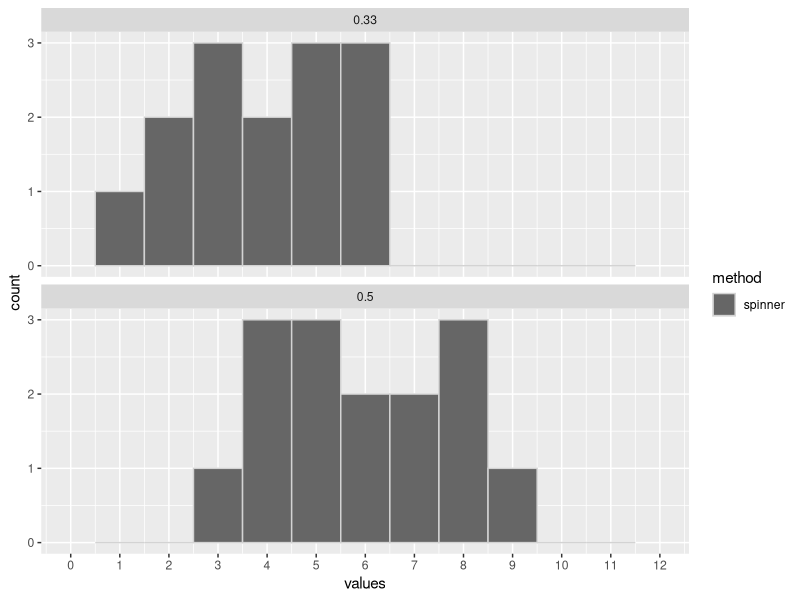
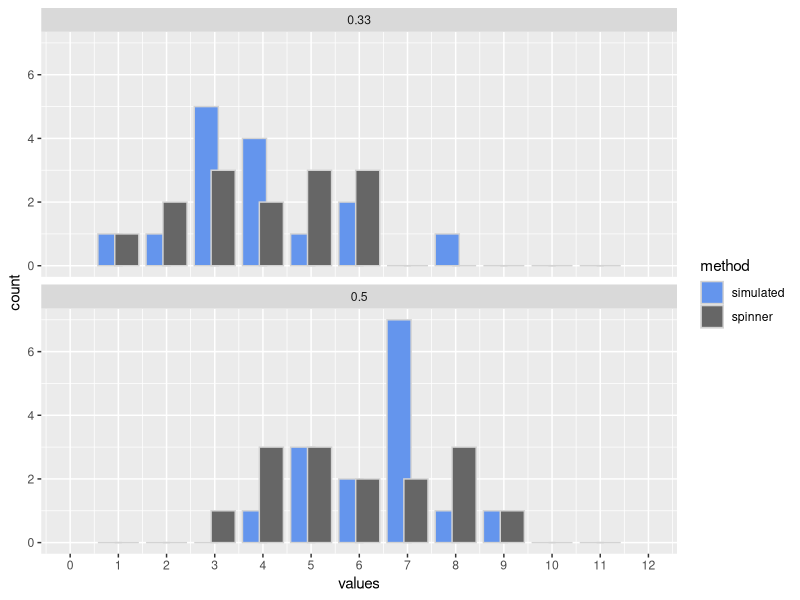
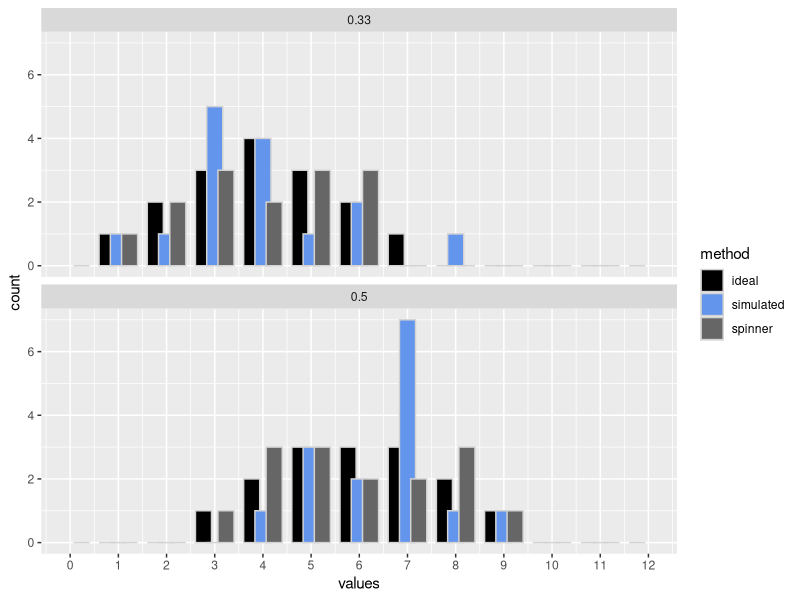
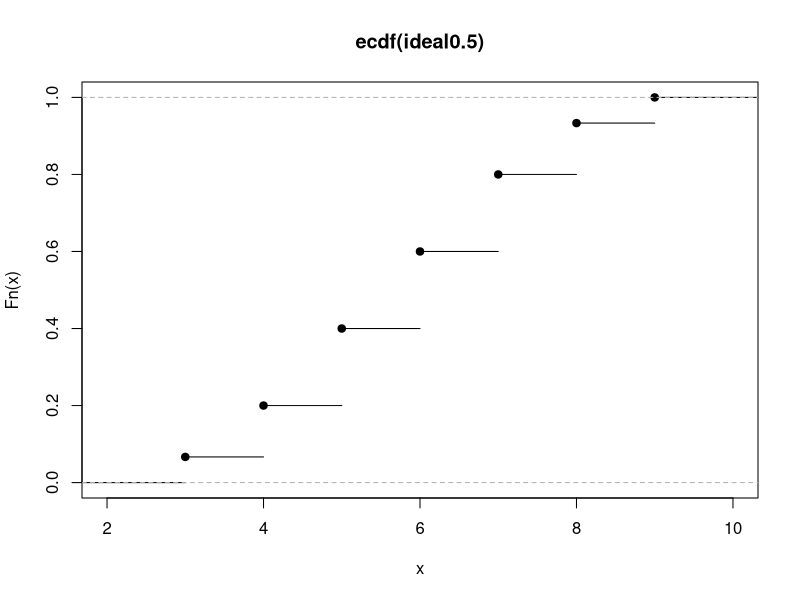

R code for these plots, in order:
## ---- chunk 1
knitr::opts_chunk$set(echo = TRUE)
library(ggplot2)
## ---- chunk 2
# record all observations for the 2-sided spinner
spinner2 <- c(8, 8, 4, 5, 9, 5, 5, 6, 7, 8, 6, 7, 4, 4, 3)

# record all observations for the 3-sided spinner
spinner3 <- c(3, 5, 6, 3, 1, 6, 2, 5, 6, 2, 4, 5, 3, 4)

# arrange the data in a data.frame (long format)
bino_data <- data.frame("method" = "spinner",
                        "theoretical_probability" = c( rep(0.5, length(spinner2) ),
                                                       rep(0.33, length(spinner3) ) ),
                        "values" = c(spinner2, spinner3))

# plot the frequencies
ggplot(data = bino_data,
       mapping = aes(x = values,
                     fill = method)) +
  geom_histogram(position = position_dodge(0.7),
                 breaks = seq(from = -0.5, to = 12.5, by = 1),
                 col = "lightgrey") +
  scale_fill_manual(values = "grey40") +
  scale_x_continuous(breaks = 0:12,
                     labels = 0:12,
                     limits = c(0,12)) +
  facet_wrap(~theoretical_probability,
             ncol = 1)
## ---- chunk 3
# simulate performing 15 observations of the number of successes in 12 trials if the probability of success = 0.5
simulated0.5 <- rbinom(n = 15,
                       size = 12,
                       prob = 0.5)
simulated0.5

# simulate performing 15 observations of the number of successes in 12 trials if the probability of success = 1/3
simulated0.33 <- rbinom(n = 15,
                        size = 12,
                        prob = 1/3)
simulated0.33

# add to bino_data
new_bino_data <- data.frame("method" = "simulated",
                            "theoretical_probability" = c( rep(0.5, length(simulated0.5) ),
                                                           rep(0.33, length(simulated0.33) ) ),
                            "values" = c( simulated0.5, simulated0.33 ))

bino_data <- rbind(bino_data, new_bino_data)

# plot all frequencies
ggplot(data = bino_data,
       mapping = aes(x = values,
                     fill = method)) +
  geom_histogram(position = position_dodge(0.7),
                 breaks = seq(from = -0.5, to = 12.5, by = 1),
                 col = "lightgrey") +
  scale_fill_manual(values = c("cornflowerblue", "grey40")) +
  scale_x_continuous(breaks = 0:12,
                     labels = 0:12,
                     limits = c(0,12)) +
  facet_wrap(~theoretical_probability,
             ncol = 1)
## ---- chunk 4
# simulate an ideal binomial distribution of the number of successes in 12 trials if the probability of success = 0.5
n_successes_vector <- 0:12

dbinom0.5 <- dbinom(x = n_successes_vector,
                    size = 12,
                    prob = 0.5)
dbinom0.5

# simulate an ideal binomial distribution of the number of successes in 12 trials if the probability of success = 1/3
dbinom0.33 <- dbinom(x = n_successes_vector,
                     size = 12,
                     prob = 1/3)
dbinom0.33

# by default, all probabilities are on a 0..1 scale
# calculate the most likely number of observations of each number of successes
# if we perform a total of 15 observations
dbinom0.5 <- 15 * dbinom0.5
dbinom0.5

dbinom0.33 <- 15 * dbinom0.33
dbinom0.33

# the numbers of observations must be integers, so round up the values
dbinom0.5 <- round(dbinom0.5,
                   digits = 0)
dbinom0.5

dbinom0.33 <- round(dbinom0.33,
                    digits = 0)
dbinom0.33
## ---- chunk 5
# use a for loop
ideal0.5 <- c() # create an empty vector

for (n_successes in n_successes_vector) {
  ideal0.5 <- c(ideal0.5,
                rep(n_successes, dbinom0.5[n_successes + 1] ) ) # add 1 because the frequency of having 0 successes is stored in the 1st element of dbinom0.5 etc.
}
ideal0.5

ideal0.33 <- c() # create an empty vector

for (n_successes in n_successes_vector) {
  ideal0.33 <- c(ideal0.33,
                 rep(n_successes, dbinom0.33[n_successes + 1] ) ) # add 1 because... see above
}
ideal0.33

# add to bino_data
new_bino_data <- data.frame("method" = "ideal",
                            "theoretical_probability" = c( rep(0.5, length(ideal0.5) ),
                                                           rep(0.33, length(ideal0.33) ) ),
                            "values" = c( ideal0.5, ideal0.33 ))
bino_data <- rbind(bino_data, new_bino_data)

# plot all frequencies
ggplot(data = bino_data,
       mapping = aes(x = values,
                     fill = method)) +
  geom_histogram(position = position_dodge(0.7),
                 breaks = seq(from = -0.5, to = 12.5, by = 1),
                 col = "lightgrey") +
  scale_fill_manual(values = c("black", "cornflowerblue", "grey40")) +
  scale_x_continuous(breaks = 0:12,
                     labels = 0:12,
                     limits = c(0,12)) +
  facet_wrap(~theoretical_probability,
             ncol = 1)
## ---- chunk 6
# how likely is it to observe *exactly* 4 successes in 12 trials given the ideal binomial distribution with a 0.5 probability of success?
dbinom(x = 4,
       size = 12,
       prob = 0.5)

# *exactly* 8 successes?
dbinom(x = 8,
       size = 12,
       prob = 0.5)

# 4 *or fewer* successes?
pbinom(q = 4,
       size = 12,
       prob = 0.5)

# is it consistent with the eCDF? (note that the values may not match exactly due to rounding)
plot(ecdf(ideal0.5))

# 8 *or fewer* successes?
pbinom(q = 8,
       size = 12,
       prob = 0.5)

# 8 *or more* successes? (i.e. more than 7 successes)
pbinom(q = 7,
       size = 12,
       prob = 0.5,
       lower.tail = FALSE)
